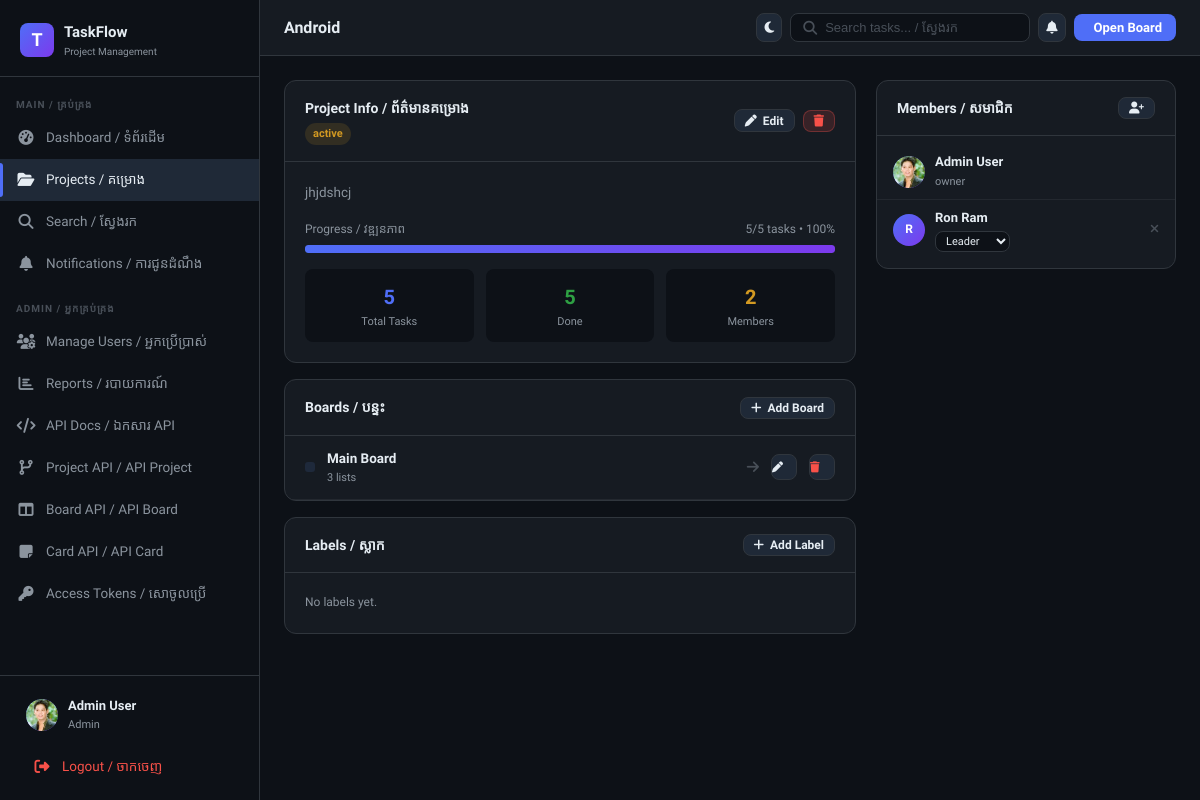
The app's page /projects/3/ (signed in), older data.
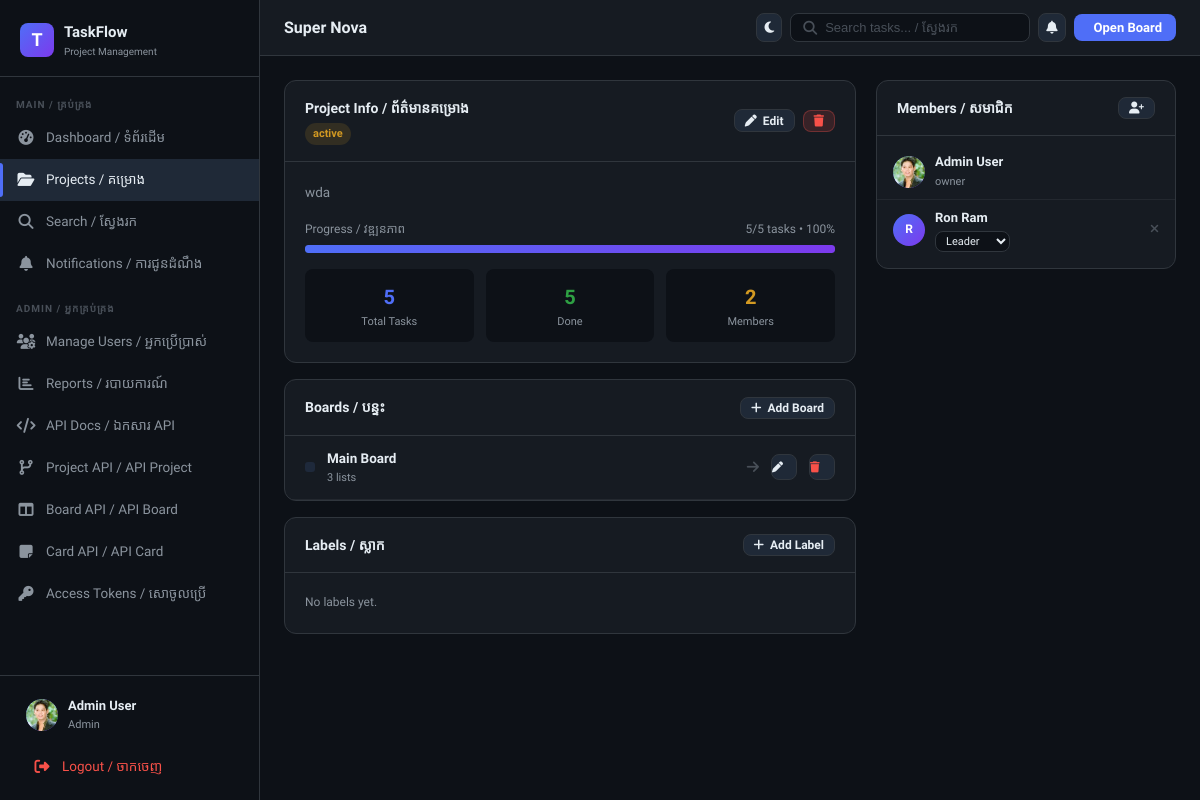
The same page, newer data.
### core/models.py (models this page shows, shortened)
class Project(models.Model):
    STATUS_CHOICES = [("active", "Active"), ("archived", "Archived")]
    owner = models.ForeignKey(
        User, on_delete=models.CASCADE, related_name="owned_projects"
    )
    name = models.CharField(max_length=150)
    description = models.TextField(blank=True)
    status = models.CharField(
        max_length=20,
        choices=[("active", "Active"), ("completed", "Completed")],
        default="active",
    )
    created_at = models.DateTimeField(auto_now_add=True)
    deadline = models.DateField(null=True, blank=True)
    updated_at = models.DateTimeField(auto_now=True)
    @property
    def total_cards(self):
        return Card.objects.filter(list__board__project=self).count()
    @property
    def done_cards(self):
        return Card.objects.filter(list__board__project=self, status="done").count()
    @property
    def progress(self):
        total = self.total_cards
        return int((self.done_cards / total) * 100) if total > 0 else 0

### core/views.py (the view)
# urls.py: path('projects/<int:project_id>/', views.project_detail, name='project_detail'),
@login_required
def project_detail(request, project_id):
    project = get_object_or_404(Project, id=project_id)
    if not can_access_project(request.user, project):
        messages.error(request, "Access denied")
        return redirect("projects")
    members = ProjectMember.objects.filter(project=project).select_related("user")
    boards = project.boards.all()
    member_user_ids = members.values_list("user_id", flat=True)
    all_users = User.objects.filter(is_active=True).exclude(id__in=member_user_ids)
    can_lead = is_project_leader(request.user, project)
    context = {
        "project": project,
        "members": members,
        "boards": boards,
        "all_users": all_users,
        "can_lead": can_lead,
        "unread_count": request.user.notifications.filter(is_read=False).count(),
    }
    return render(request, "projects/detail.html", context)

### core/models.py (called while the page is built)
    @property
    def is_admin(self):
        return self.role == "admin"

### core/views.py (called while the page is built)
def is_project_leader(user, project):
    if not user.is_authenticated:
        return False
    return (
        user.is_admin
        or project.owner_id == user.id
        or ProjectMember.objects.filter(project=project, user=user, role="owner").exists()
    )

def can_access_project(user, project):
    if not user.is_authenticated:
        return False
    return (
        user.is_admin
        or project.owner_id == user.id
        or ProjectMember.objects.filter(project=project, user=user).exists()
    )

### templates/projects/detail.html (shortened to what the changed rows need)
{% extends 'base.html' %}
{% block page_title %}{{ project.name }}{% endblock %}
{% block topbar_extra %}
{% with board=project.boards.first %}
{% if board %}
<a href="{% url 'board' project.id board.id %}" class="btn btn-primary">
</a>
{% endif %}
{% endwith %}
{% endblock %}
{% block content %}
<div style="display:grid;grid-template-columns:1fr 300px;gap:20px;align-items:start">
  <div>
    <div class="card mb-16">
      <div class="card-header">
        <div>
          <div class="fw-700">Project Info / ព័ត៌មានគម្រោង</div>
          <span class="badge {% if project.status == 'active' %}badge-doing{% else %}badge-todo{% endif %}" style="margin-top:4px">{{ project.status }}</span>
        </div>
      </div>
      <div class="card-body">
        <p style="color:var(--text-muted);font-size:13.5px">{{ project.description|default:"No description provided." }}</p>
        <div style="margin-top:16px">
          <div style="display:flex;justify-content:space-between;font-size:12px;color:var(--text-muted);margin-bottom:6px">
            <span>Progress / វឌ្ឍនភាព</span>
            <span>{{ project.done_cards }}/{{ project.total_cards }} tasks • {{ project.progress }}%</span>
          </div>
          <div class="progress-bar" style="height:8px">
          </div>
        </div>
        <div style="display:grid;grid-template-columns:1fr 1fr 1fr;gap:12px;margin-top:16px">
          <div style="background:var(--bg-dark);border-radius:8px;padding:12px;text-align:center">
            <div style="font-size:20px;font-weight:800;color:var(--accent)">{{ project.total_cards }}</div>
            <div style="font-size:11px;color:var(--text-muted)">Total Tasks</div>
          </div>
          <div style="background:var(--bg-dark);border-radius:8px;padding:12px;text-align:center">
            <div style="font-size:20px;font-weight:800;color:var(--green)">{{ project.done_cards }}</div>
            <div style="font-size:11px;color:var(--text-muted)">Done</div>
          </div>
          <div style="background:var(--bg-dark);border-radius:8px;padding:12px;text-align:center">
            <div style="font-size:20px;font-weight:800;color:var(--yellow)">{{ project.members.count }}</div>
            <div style="font-size:11px;color:var(--text-muted)">Members</div>
          </div>
        </div>
      </div>
    </div>
  </div>
</div>
{% endblock %}

Row changes from the older to the newer data that the page shows:
changed Project "active": name "Android" → "Super Nova"; description "jhjdshcj" → "wda"
